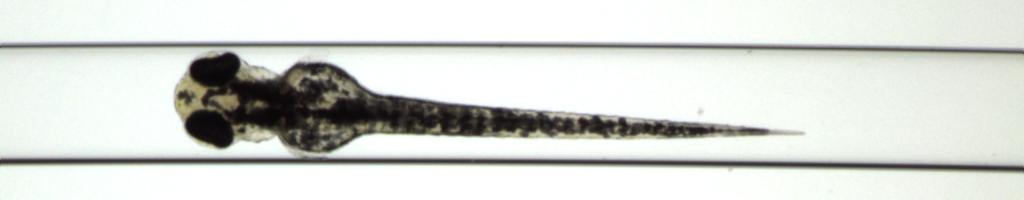
#> input picture LabeledImgsOri/2019.09.11_plate1_head_W_A02_1_1.jpg, 1024 x 200 px; its folder holds only this picture in this run
$ python B_ResizeOriginalImg.py
#> lines starting #> are read from the running program, lines starting #| are printed output that depends on the picture
import os
import cv2

if __name__ == "__main__":
    inputDir = "./LabeledImgsOri"
    outputDir = "./LabeledResizeImgs"
    imagesName = list(os.listdir(inputDir))
    for name in imagesName:
        img = cv2.resize(cv2.imread(os.path.join(inputDir, name)), dsize=(512, 128))
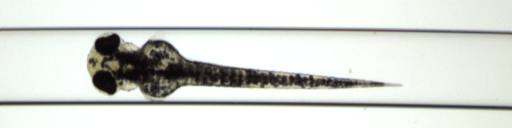
#> img: shape (128, 512, 3); mean B, G, R 211.7, 216.6, 213.7
        print(img.shape)
#| (128, 512, 3)
        print(os.path.join(outputDir , name))
        cv2.imwrite(os.path.join(outputDir , name), img)
